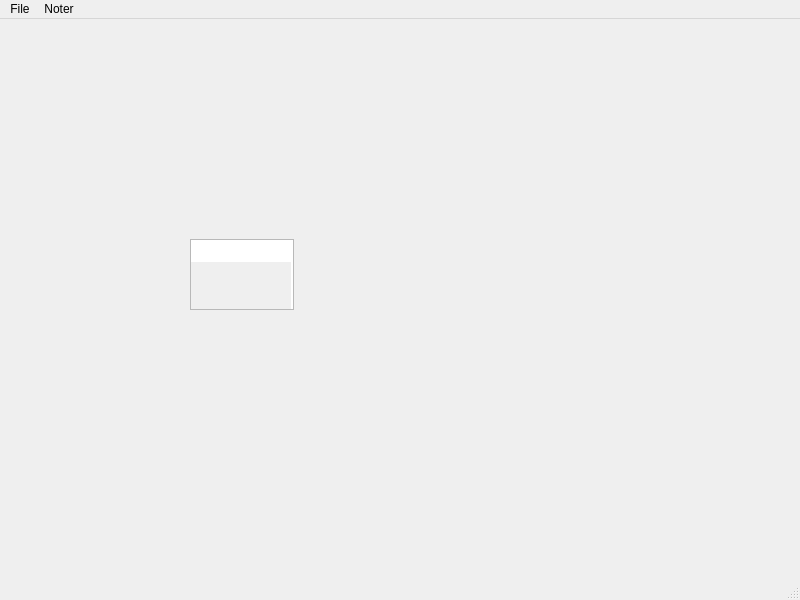
<?xml version="1.0" encoding="UTF-8"?>
<ui version="4.0">
 <class>Noter</class>
 <widget class="QMainWindow" name="Noter">
  <property name="geometry">
   <rect>
    <x>0</x>
    <y>0</y>
    <width>800</width>
    <height>600</height>
   </rect>
  </property>
  <property name="windowTitle">
   <string>Noter</string>
  </property>
  <widget class="QWidget" name="centralwidget">
   <widget class="QPlainTextEdit" name="Note">
    <property name="geometry">
     <rect>
      <x>190</x>
      <y>220</y>
      <width>104</width>
      <height>71</height>
     </rect>
    </property>
    <property name="autoFillBackground">
     <bool>false</bool>
    </property>
    <property name="styleSheet">
     <string notr="true">font: 14pt &quot;Ubuntu&quot;;</string>
    </property>
    <property name="lineWrapMode">
     <enum>QPlainTextEdit::NoWrap</enum>
    </property>
    <property name="tabStopWidth">
     <number>40</number>
    </property>
    <property name="backgroundVisible">
     <bool>true</bool>
    </property>
   </widget>
  </widget>
  <widget class="QMenuBar" name="menubar">
   <property name="geometry">
    <rect>
     <x>0</x>
     <y>0</y>
     <width>800</width>
     <height>23</height>
    </rect>
   </property>
   <widget class="QMenu" name="menuFile">
    <property name="title">
     <string>File</string>
    </property>
    <addaction name="actionNew"/>
    <addaction name="actionSave"/>
    <addaction name="actionOpen"/>
   </widget>
   <widget class="QMenu" name="menuNoter">
    <property name="title">
     <string>Noter</string>
    </property>
    <addaction name="actionUpdate"/>
    <addaction name="actionOpen_file_as_root"/>
    <addaction name="actionClose"/>
   </widget>
   <addaction name="menuFile"/>
   <addaction name="menuNoter"/>
  </widget>
  <widget class="QStatusBar" name="statusbar"/>
  <action name="actionNew">
   <property name="text">
    <string>Leave</string>
   </property>
  </action>
  <action name="actionSave">
   <property name="text">
    <string>Create</string>
   </property>
  </action>
  <action name="actionOpen">
   <property name="text">
    <string>Open</string>
   </property>
  </action>
  <action name="actionUpdate">
   <property name="text">
    <string>Update</string>
   </property>
  </action>
  <action name="actionClose">
   <property name="text">
    <string>Close</string>
   </property>
  </action>
  <action name="actionOpen_file_as_root">
   <property name="text">
    <string>Open file as root</string>
   </property>
  </action>
 </widget>
 <resources/>
 <connections/>
</ui>
